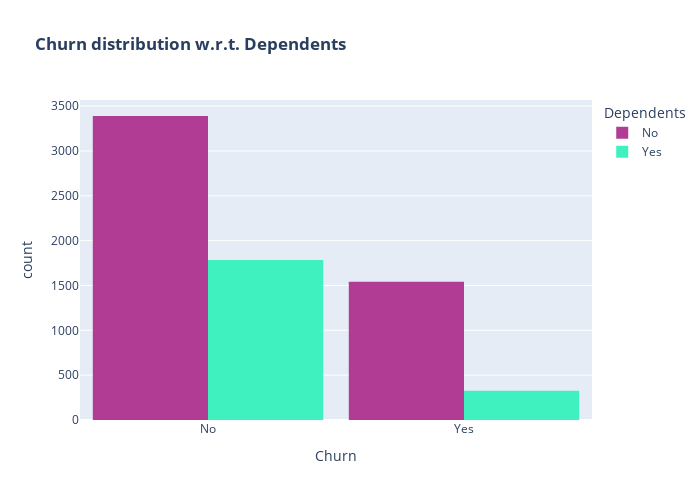

Here is the notebook cell this chart was saved with:
### Markdown cell above
Paperless Billing seems like one the reasons because of which customers are most likely to churn

### Code cell
color_map = {"Yes": "#3ef1be", "No": "#B03C94"}
fig = px.histogram(ch, x="Churn", color="Dependents", barmode="group", title="<b>Churn distribution w.r.t. Dependents</b>", color_discrete_map=color_map)
fig.update_layout(width=700, height=500, bargap=0.1)
fig.show()

### Figure 1 — Plotly figure (JSON) as saved in the notebook; plotly's stock layout.template omitted (floating-point values rounded to 4 significant figures; data arrays with more than 128 entries replaced by an {"elided": "..."} marker saying what was removed)
{"data": [{"alignmentgroup": "True", "bingroup": "x", "hovertemplate": "Dependents=No<br>Churn=%{x}<br>count=%{y}<extra></extra>", "legendgroup": "No", "marker": {"color": "#B03C94", "pattern": {"shape": ""}}, "name": "No", "offsetgroup": "No", "orientation": "v", "showlegend": true, "type": "histogram", "x": {"elided": "4933 str values"}, "xaxis": "x", "yaxis": "y"}, {"alignmentgroup": "True", "bingroup": "x", "hovertemplate": "Dependents=Yes<br>Churn=%{x}<br>count=%{y}<extra></extra>", "legendgroup": "Yes", "marker": {"color": "#3ef1be", "pattern": {"shape": ""}}, "name": "Yes", "offsetgroup": "Yes", "orientation": "v", "showlegend": true, "type": "histogram", "x": {"elided": "2110 str values"}, "xaxis": "x", "yaxis": "y"}], "layout": {"bargap": 0.1, "barmode": "group", "height": 500, "legend": {"title": {"text": "Dependents"}, "tracegroupgap": 0}, "title": {"text": "<b>Churn distribution w.r.t. Dependents</b>"}, "width": 700, "xaxis": {"anchor": "y", "autorange": true, "domain": [0, 1], "range": [-0.5, 1.5], "title": {"text": "Churn"}, "type": "category"}, "yaxis": {"anchor": "x", "autorange": true, "domain": [0, 1], "range": [0, 3568.0], "title": {"text": "count"}}}}
